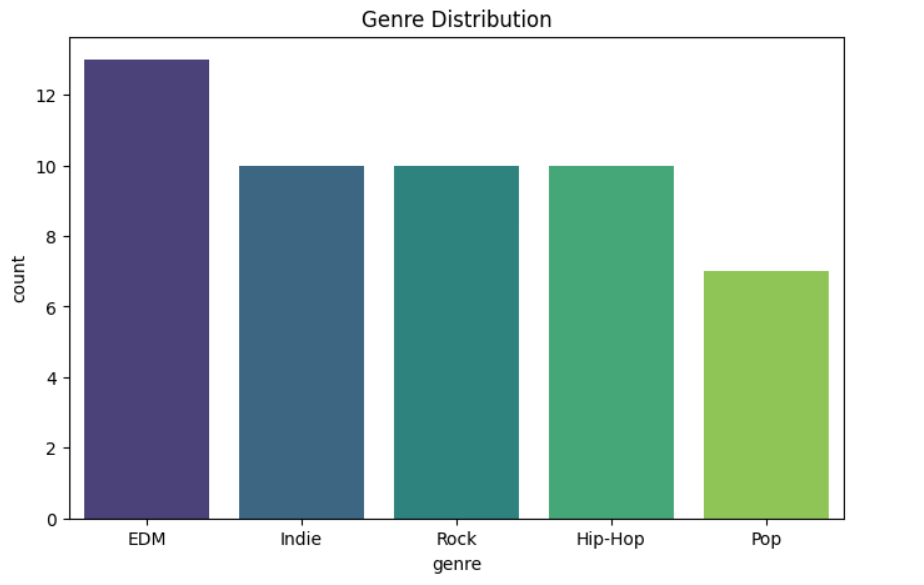
#> input picture self practice of open cv/images/Screenshot 2025-11-17 015820.png, 924 x 585 px, found by its file name
$ python draw_circle.py
#> lines starting #> are read from the running program, lines starting #| are printed output that depends on the picture; after the words box and inside, x2 and y2 are one past the last pixel; in counts of white or black regions, pixels touching at a corner belong together
import cv2
image = cv2.imread("self practice of open cv\images\Screenshot 2025-11-17 015820.png")
#> image is the input picture: shape (585, 924, 3); mean B, G, R 196.6, 198.9, 178.6
cv2.circle(image,(40,40),20,(0,0,255),-1)
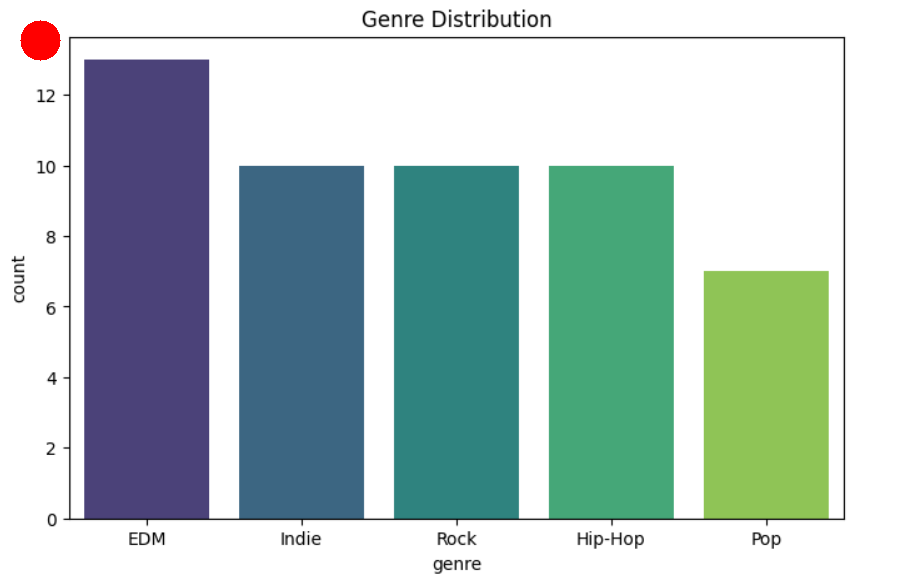
#> image: shape (585, 924, 3); 0.23% of pixels changed, all inside (x1, y1, x2, y2) = (20, 20, 61, 61)

cv2.imshow("circle image",image)
cv2.waitKey(0)
cv2.destroyAllWindows()
